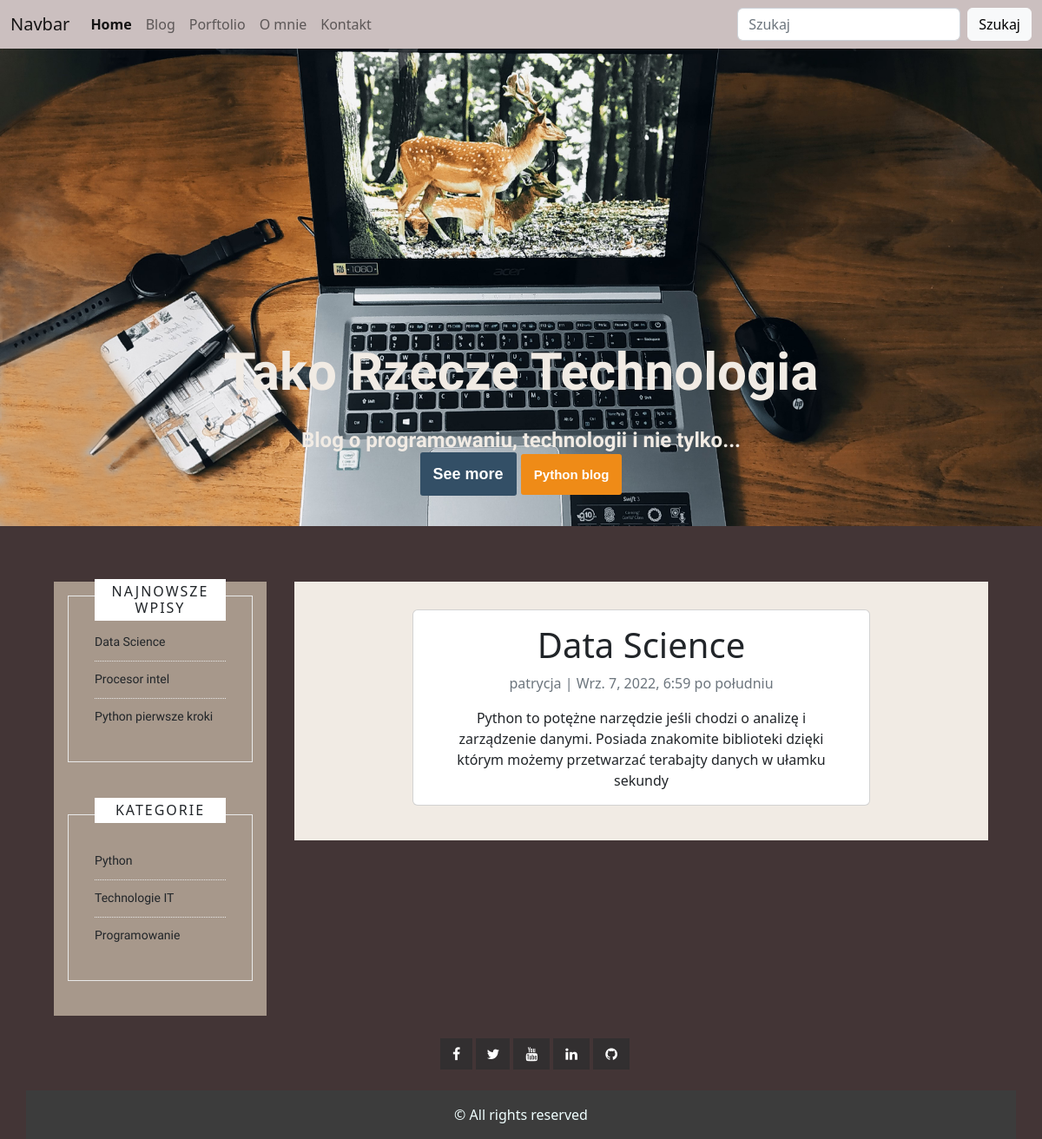
Page /post/data-science/ on the committed database.
### blog/models.py (models this page shows, shortened)
class Post (models.Model):
    autor = models.ForeignKey(Profile, on_delete=models.PROTECT)
    tytul = models.CharField(max_length=250)
    slug = models.SlugField(max_length=255, unique=True)
    tresc = models.TextField()
    data_utworzenia = models.DateTimeField(auto_now_add=True)
    data_modyfikacji = models.DateTimeField(auto_now=True)
    data_publikacji = models.DateTimeField(blank=True,null=True)
    czy_opublikowane = models.BooleanField(default=False)
    img = models.ImageField(upload_to='pictures',blank=True,null=True)
    kategoria = models.ForeignKey(Kategorie,on_delete=models.CASCADE)
    class Meta:
        ordering = ['-data_publikacji']

class Kategorie(models.Model):
    kategoria = models.CharField(max_length=150)

class Profile(models.Model):
    user = models.OneToOneField(
        settings.AUTH_USER_MODEL,
        on_delete=models.PROTECT,
    )
    website = models.URLField(blank=True)
    bio = models.CharField(max_length=240, blank=True)
    def __str__(self):
        return self.user.get_username()

### blog/views.py (the view)
# urls.py: path('post/<slug>/', views.postdetail, name = 'post_detail'),
def postdetail(request,slug):
    post = Post.objects.get(slug=slug)
    context = {
        'post': post
    }
    return render(request, 'blog/post_detail.html', context)

### blog/context_processor.py (called while the page is built)
def postlist(request):
    posts=Post.objects.all().order_by('-data_utworzenia')
    return {'posts':posts}

def kategorie_widok(request):
    kategorie = Kategorie.objects.all()
    return {'kategorie':kategorie}

### blog/templates/blog/post_detail.html
{% extends 'blog/base.html' %}
{% block side %}
    {% for post in posts %}
        {% if  forloop.counter <= 5 %}
                <li><a href="{% url 'post_detail' post.slug  %}">{{post.tytul}}</a></li>
        {% endif %}
    {% endfor %}
{% endblock side %}
{% block secondside %}
{% for kategoria in kategorie %}
    <li class="cat-item cat-item-16"><a href="{% url 'kategorie' kategoria.id %}" name ='python'>{{kategoria.kategoria}}</a></li>
{% endfor %}
{% endblock secondside %}
{% block content %}
<center>
<div class="d-flex justify-content-center">
  <div class="row">
    <div class="col-md-8 card mb-4  mt-3 mx-auto" >
      <div class="card-body">
        <h1>{{post.tytul}}</h1>
        <p class=" text-muted">{{ post.autor }} | {{ post.data_utworzenia }}</p>
        <p class="card-text ">{{ post.tresc | safe}}</p>
      </div>
    </div>
  </div>
</div>
</center>
{% endblock content %}

### blog/static/css/styles.css (style rules this page uses)
body { font-family: 'Lato', sans-serif; color: #FFF; background: #322f30; -webkit-font-smoothing: antialiased; }
a { text-decoration: none; color: #fff; }
h1, h2, h3, h4, h5, h6 { margin: 1% 0 1% 0; }
.widget ul li:first-child { border-top: none; padding-top: 10px; }
.widget ul li { position: relative; padding: 8px 0 10px; padding-top: 8px; border-top: 1px dotted #e9e9e9; font-family: 'Ubuntu'; }
.widget ul li a { font-size: 14px; color: inherit; text-decoration: none; }

### rows in the picture
Post: tytul "Data Science", autor "patrycja", data_utworzenia "Wrz. 7, 2022, 6:59 po południu", tresc "Python to potężne narzędzie jeśli chodzi o analizę i zarządzenie danymi. Posiada znakomite biblioteki dzięki którym możemy przetwarzać terabajty danych w ułamku sekundy"
Post: tytul "Procesor intel"
Post: tytul "Python pierwsze kroki"
Kategorie: kategoria "Python"
Kategorie: kategoria "Technologie IT"
Kategorie: kategoria "Programowanie"
